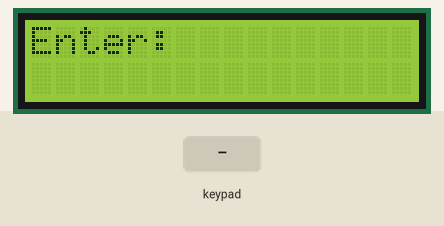
Recording of a sketch running on a simulated ESP32. Parts: 16×2 character LCD. The inputs (shaded band) are chosen by the test bench. WiFi joins after 1.5 s; servers stay silent unless stated; what the sketch prints to the serial monitor is not drawn.

Above: at 4.8 s.
4.9 s: keypad keys 4 1 6 1 7 5 A pressed 0.4 s apart
At 7.8 s:
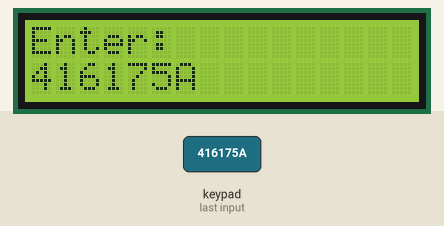
9.2 s: key 'B' pressed
At 10.2 s:
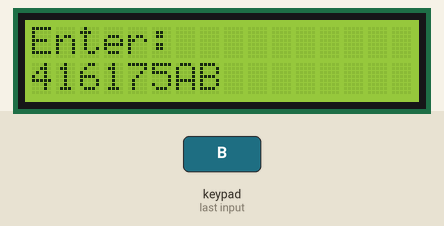
10.7 s: key 'C' pressed
At 11.6 s:
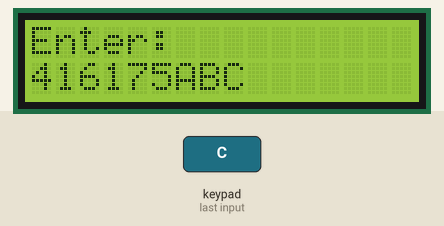
12.2 s: keypad keys 4 1 6 1 7 5 D pressed 0.4 s apart
At 15.7 s:
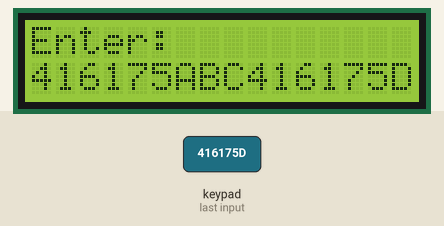
16.5 s: key '*' pressed
At 17.4 s:
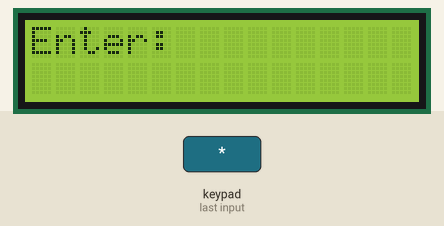
18.0 s: keypad keys 1 8 1 9 2 1 1 4 D pressed 0.4 s apart
At 21.9 s:
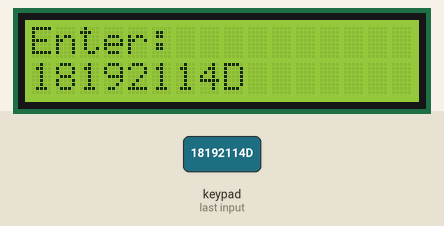
Timing chart, 0 to 23.4 s (numbered marks = the images above; inputs shaded):
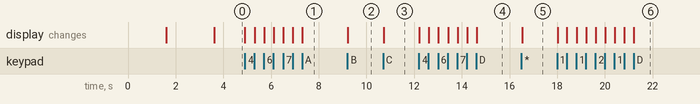

The sketch:

WIFI_keypad_4x4.ino
```cpp
/*
 * 4x4 Matrix Keypad + I2C LCD + WiFi - ESP32
 *
 * Libraries required (Library Manager):
 *  - "Keypad" by Mark Stanley & Alexander Brevig
 *  - "LiquidCrystal I2C" by Frank de Brabander
 *
 * Pin map:
 * Keypad Rows: D4, D16, D17, D5
 * Keypad Cols: D18, D19, D21, D14
 * LCD  I2C:    SDA=D32, SCL=D33
 *
 * WiFi does NOT affect any of these pins (they're not ADC2),
 * so keypad + LCD keep working normally with WiFi on.
 */

#include <Keypad.h>
#include <Wire.h>
#include <LiquidCrystal_I2C.h>
#include <WiFi.h>

// ---- WiFi credentials ----
const char* ssid     = "YOUR_WIFI_SSID";
const char* password = "YOUR_WIFI_PASSWORD";

// ---- Keypad setup ----
const byte ROWS = 4;
const byte COLS = 4;

char keys[ROWS][COLS] = {
  {'1','2','3','A'},
  {'4','5','6','B'},
  {'7','8','9','C'},
  {'*','0','#','D'}
};

byte rowPins[ROWS] = {4, 16, 17, 5};   // R1, R2, R3, R4
byte colPins[COLS] = {18, 19, 21, 14}; // C1, C2, C3, C4

Keypad keypad = Keypad(makeKeymap(keys), rowPins, colPins, ROWS, COLS);

// ---- LCD setup (0x27 is the common default address; use 0x3F if blank) ----
LiquidCrystal_I2C lcd(0x27, 16, 2);

String inputBuffer = "";

void setup() {
  Serial.begin(115200);

  // I2C on custom pins
  Wire.begin(32, 33); // SDA, SCL

  lcd.init();
  lcd.backlight();
  lcd.setCursor(0, 0);
  lcd.print("Connecting WiFi");

  WiFi.begin(ssid, password);
  while (WiFi.status() != WL_CONNECTED) {
    delay(500);
    Serial.print(".");
  }

  Serial.println("\nWiFi connected");
  Serial.print("IP address: ");
  Serial.println(WiFi.localIP());

  lcd.clear();
  lcd.setCursor(0, 0);
  lcd.print("WiFi Connected");
  lcd.setCursor(0, 1);
  lcd.print(WiFi.localIP());
  delay(2000);

  lcd.clear();
  lcd.setCursor(0, 0);
  lcd.print("Enter:");
}

void loop() {
  char key = keypad.getKey();

  if (key) {
    Serial.print("Key Pressed: ");
    Serial.println(key);

    if (key == '#') {
      // Confirm entry - do something with inputBuffer here
      Serial.print("Entered: ");
      Serial.println(inputBuffer);
      inputBuffer = "";
      lcd.setCursor(0, 1);
      lcd.print("                "); // clear line
    } else if (key == '*') {
      // Clear entry
      inputBuffer = "";
      lcd.setCursor(0, 1);
      lcd.print("                "); // clear line
    } else {
      inputBuffer += key;
    }

    lcd.setCursor(0, 1);
    lcd.print(inputBuffer);
  }
}
```

Measured:
- after the input at 4.9 s, the display: first changes at once (image 1 shows a later state)
- after the input at 9.2 s, the display: changes at once (image 2)
- after the input at 10.7 s, the display: changes at once (image 3)
- after the input at 12.2 s, the display: first changes at once (image 4 shows a later state)
- after the input at 16.5 s, the display: changes at once (image 5)
- after the input at 18.0 s, the display: first changes at once (image 6 shows a later state)
